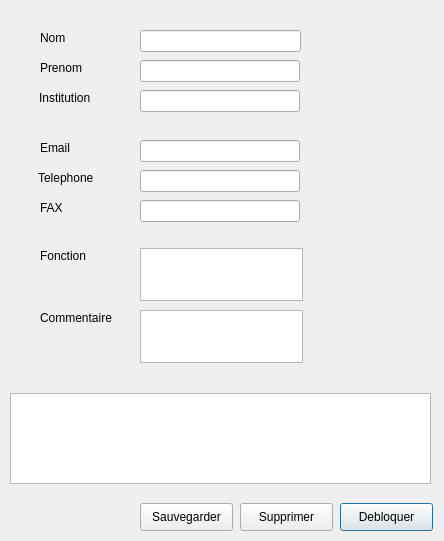
<?xml version="1.0" encoding="UTF-8"?>
<ui version="4.0">
 <class>fichePOC</class>
 <widget class="QDialog" name="fichePOC">
  <property name="geometry">
   <rect>
    <x>0</x>
    <y>0</y>
    <width>444</width>
    <height>541</height>
   </rect>
  </property>
  <property name="windowTitle">
   <string>Dialog</string>
  </property>
  <widget class="QLabel" name="label_nomPOC">
   <property name="geometry">
    <rect>
     <x>40</x>
     <y>30</y>
     <width>31</width>
     <height>16</height>
    </rect>
   </property>
   <property name="text">
    <string>Nom </string>
   </property>
  </widget>
  <widget class="QLineEdit" name="lineEdit_nomPOC">
   <property name="geometry">
    <rect>
     <x>140</x>
     <y>30</y>
     <width>161</width>
     <height>22</height>
    </rect>
   </property>
  </widget>
  <widget class="QLabel" name="label_prenomPOC">
   <property name="geometry">
    <rect>
     <x>40</x>
     <y>60</y>
     <width>53</width>
     <height>16</height>
    </rect>
   </property>
   <property name="text">
    <string>Prenom</string>
   </property>
  </widget>
  <widget class="QLineEdit" name="lineEdit_prenomPOC">
   <property name="geometry">
    <rect>
     <x>140</x>
     <y>60</y>
     <width>160</width>
     <height>22</height>
    </rect>
   </property>
  </widget>
  <widget class="QLineEdit" name="lineEdit_institutionPOC">
   <property name="geometry">
    <rect>
     <x>140</x>
     <y>90</y>
     <width>160</width>
     <height>22</height>
    </rect>
   </property>
  </widget>
  <widget class="QLabel" name="label_institutionPOC">
   <property name="geometry">
    <rect>
     <x>39</x>
     <y>90</y>
     <width>61</width>
     <height>16</height>
    </rect>
   </property>
   <property name="text">
    <string>Institution</string>
   </property>
  </widget>
  <widget class="QLabel" name="label_mailPOC">
   <property name="geometry">
    <rect>
     <x>40</x>
     <y>140</y>
     <width>31</width>
     <height>16</height>
    </rect>
   </property>
   <property name="text">
    <string>Email </string>
   </property>
  </widget>
  <widget class="QLineEdit" name="lineEdit_mailPOC">
   <property name="geometry">
    <rect>
     <x>140</x>
     <y>140</y>
     <width>160</width>
     <height>22</height>
    </rect>
   </property>
  </widget>
  <widget class="QLineEdit" name="lineEdit_telephonePOC">
   <property name="geometry">
    <rect>
     <x>140</x>
     <y>170</y>
     <width>160</width>
     <height>22</height>
    </rect>
   </property>
  </widget>
  <widget class="QLabel" name="label_telephonePOC">
   <property name="geometry">
    <rect>
     <x>38</x>
     <y>170</y>
     <width>61</width>
     <height>16</height>
    </rect>
   </property>
   <property name="text">
    <string>Telephone</string>
   </property>
  </widget>
  <widget class="QLineEdit" name="lineEdit_FAXPOC">
   <property name="geometry">
    <rect>
     <x>140</x>
     <y>200</y>
     <width>160</width>
     <height>22</height>
    </rect>
   </property>
  </widget>
  <widget class="QLabel" name="label_FAXPOC">
   <property name="geometry">
    <rect>
     <x>40</x>
     <y>200</y>
     <width>31</width>
     <height>16</height>
    </rect>
   </property>
   <property name="text">
    <string>FAX </string>
   </property>
  </widget>
  <widget class="QLabel" name="label_fonctionPOC">
   <property name="geometry">
    <rect>
     <x>40</x>
     <y>248</y>
     <width>51</width>
     <height>16</height>
    </rect>
   </property>
   <property name="text">
    <string>Fonction </string>
   </property>
  </widget>
  <widget class="QPlainTextEdit" name="plainTextEdit_commentairePOC">
   <property name="geometry">
    <rect>
     <x>140</x>
     <y>310</y>
     <width>163</width>
     <height>53</height>
    </rect>
   </property>
  </widget>
  <widget class="QLabel" name="label_commentairePOC">
   <property name="geometry">
    <rect>
     <x>40</x>
     <y>310</y>
     <width>91</width>
     <height>16</height>
    </rect>
   </property>
   <property name="text">
    <string>Commentaire</string>
   </property>
  </widget>
  <widget class="QPlainTextEdit" name="plainTextEdit_fonctionPOC">
   <property name="geometry">
    <rect>
     <x>140</x>
     <y>248</y>
     <width>163</width>
     <height>53</height>
    </rect>
   </property>
  </widget>
  <widget class="QPushButton" name="pushButton_bloquedPOC">
   <property name="geometry">
    <rect>
     <x>340</x>
     <y>503</y>
     <width>93</width>
     <height>28</height>
    </rect>
   </property>
   <property name="text">
    <string>Debloquer</string>
   </property>
  </widget>
  <widget class="QPushButton" name="pushButton_supprimerPOC">
   <property name="geometry">
    <rect>
     <x>240</x>
     <y>503</y>
     <width>93</width>
     <height>28</height>
    </rect>
   </property>
   <property name="text">
    <string>Supprimer</string>
   </property>
  </widget>
  <widget class="QTableView" name="tableView_commentairePOC">
   <property name="geometry">
    <rect>
     <x>10</x>
     <y>393</y>
     <width>421</width>
     <height>91</height>
    </rect>
   </property>
  </widget>
  <widget class="QPushButton" name="pushButton_sauvegarderPOC">
   <property name="geometry">
    <rect>
     <x>140</x>
     <y>503</y>
     <width>93</width>
     <height>28</height>
    </rect>
   </property>
   <property name="text">
    <string>Sauvegarder</string>
   </property>
  </widget>
  <widget class="QLabel" name="label_nomPOCControl">
   <property name="geometry">
    <rect>
     <x>310</x>
     <y>30</y>
     <width>20</width>
     <height>20</height>
    </rect>
   </property>
   <property name="text">
    <string/>
   </property>
  </widget>
  <widget class="QLabel" name="label_prenomPOCControl">
   <property name="geometry">
    <rect>
     <x>310</x>
     <y>60</y>
     <width>20</width>
     <height>20</height>
    </rect>
   </property>
   <property name="text">
    <string/>
   </property>
  </widget>
  <widget class="QLabel" name="label_institutionControl">
   <property name="geometry">
    <rect>
     <x>310</x>
     <y>90</y>
     <width>20</width>
     <height>20</height>
    </rect>
   </property>
   <property name="text">
    <string/>
   </property>
  </widget>
  <widget class="QLabel" name="label_mailControl">
   <property name="geometry">
    <rect>
     <x>310</x>
     <y>140</y>
     <width>20</width>
     <height>20</height>
    </rect>
   </property>
   <property name="text">
    <string/>
   </property>
  </widget>
  <widget class="QLabel" name="label_telephoneControl">
   <property name="geometry">
    <rect>
     <x>310</x>
     <y>170</y>
     <width>20</width>
     <height>20</height>
    </rect>
   </property>
   <property name="text">
    <string/>
   </property>
  </widget>
  <widget class="QLabel" name="label_faxControl">
   <property name="geometry">
    <rect>
     <x>310</x>
     <y>200</y>
     <width>20</width>
     <height>20</height>
    </rect>
   </property>
   <property name="text">
    <string/>
   </property>
  </widget>
  <widget class="QLabel" name="label_fonctionControl">
   <property name="geometry">
    <rect>
     <x>310</x>
     <y>251</y>
     <width>20</width>
     <height>20</height>
    </rect>
   </property>
   <property name="text">
    <string/>
   </property>
  </widget>
  <widget class="QLabel" name="label_commentairePOCControl">
   <property name="geometry">
    <rect>
     <x>310</x>
     <y>314</y>
     <width>20</width>
     <height>20</height>
    </rect>
   </property>
   <property name="text">
    <string/>
   </property>
  </widget>
 </widget>
 <resources/>
 <connections/>
</ui>
